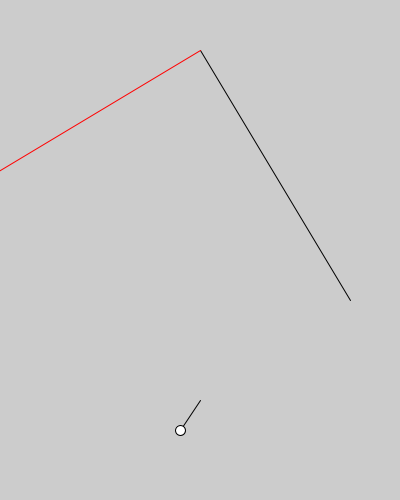
Frame 1 (no input)
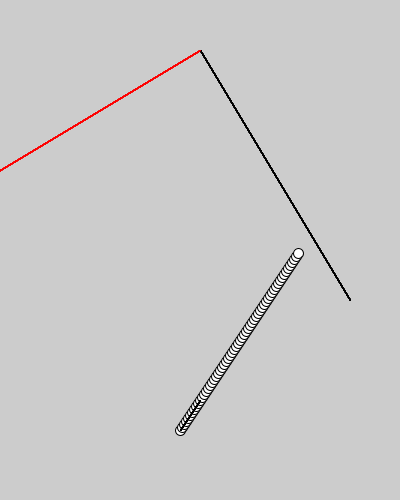
Frame 60 (the mouse pressed at the canvas centre just before this capture)
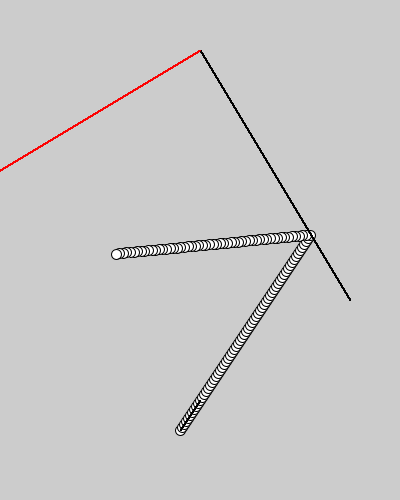
Frame 120 (the mouse held since frame 60 and released just before this capture)

The Processing sketch that drew these frames (run headless with seeded random() and noise(); from frame 60 on, the mouse is pressed at the canvas centre):

// Processing sketch: step10_1_bumping_collision_ready_with_PVector
// ── step10_1_bumping_collision_ready_with_PVector.pde
PVector v0, v1, v;
PVector ball;
PVector wall0, wall1, N;
void setup(){
  size(400,500);
  v0 = new PVector(180,430);
  v1 = new PVector(200,400);
  v = PVector.sub(v1,v0).div(10);;
  ball = new PVector(v0.x, v0.y);
  wall0 = new PVector(200,50);
  wall1 = new PVector(350,300);
  N = PVector.sub(wall0,wall1).rotate(-HALF_PI);
  a=N.x; b=N.y; c=a*wall0.x+b*wall0.y;
}
void draw(){
  //background(255);
  stroke(0); line(v0.x, v0.y, v1.x, v1.y);
  ellipse(ball.x, ball.y, 10,10);
  if( collision(ball, PVector.add(ball,v))==true ){
    //改成要把 v 從入射角,變成反射角//background(255,0,0);
    PVector N1 = N.copy().normalize();
    float len = PVector.dot(N1,v);
    v.add(N1.mult(-2*len));
  }
  ball.add(v);//同時也是球的速度
  line(wall0.x, wall0.y, wall1.x, wall1.y);
  stroke(255,0,0); line(wall0.x, wall0.y, wall0.x+N.x, wall0.y+N.y);
}
float a, b, c;
//在直線方程式上ax+by+c=0, 正、負,表示在兩邊 (or ax+by=c)
boolean collision(PVector p1, PVector p2){
  if(a*p1.x +b*p1.y >= c && a*p2.x + b*p2.y <= c ) return true;
  if(a*p1.x +b*p1.y <= c && a*p2.x + b*p2.y >= c ) return true;
  return false;
}
